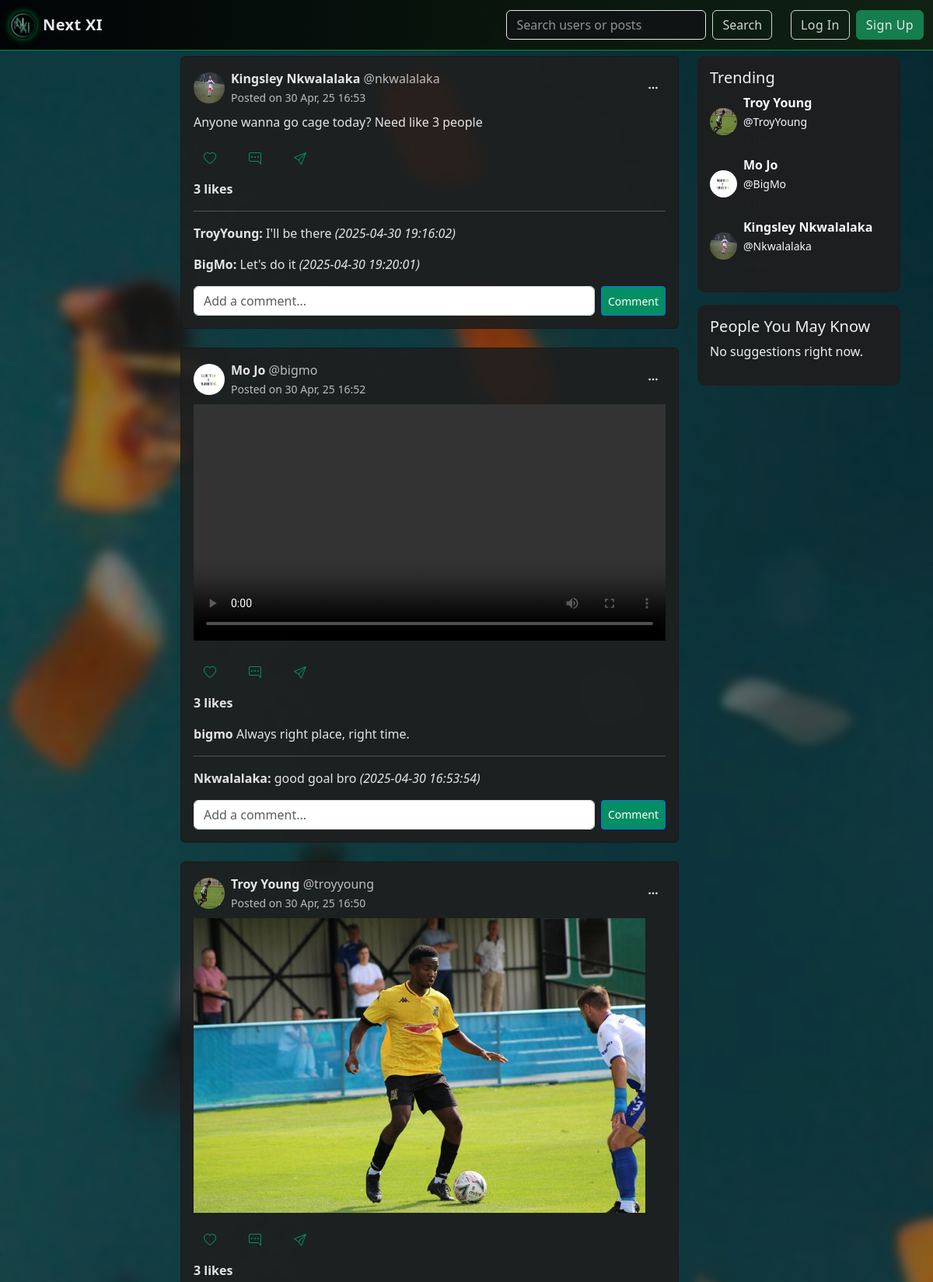
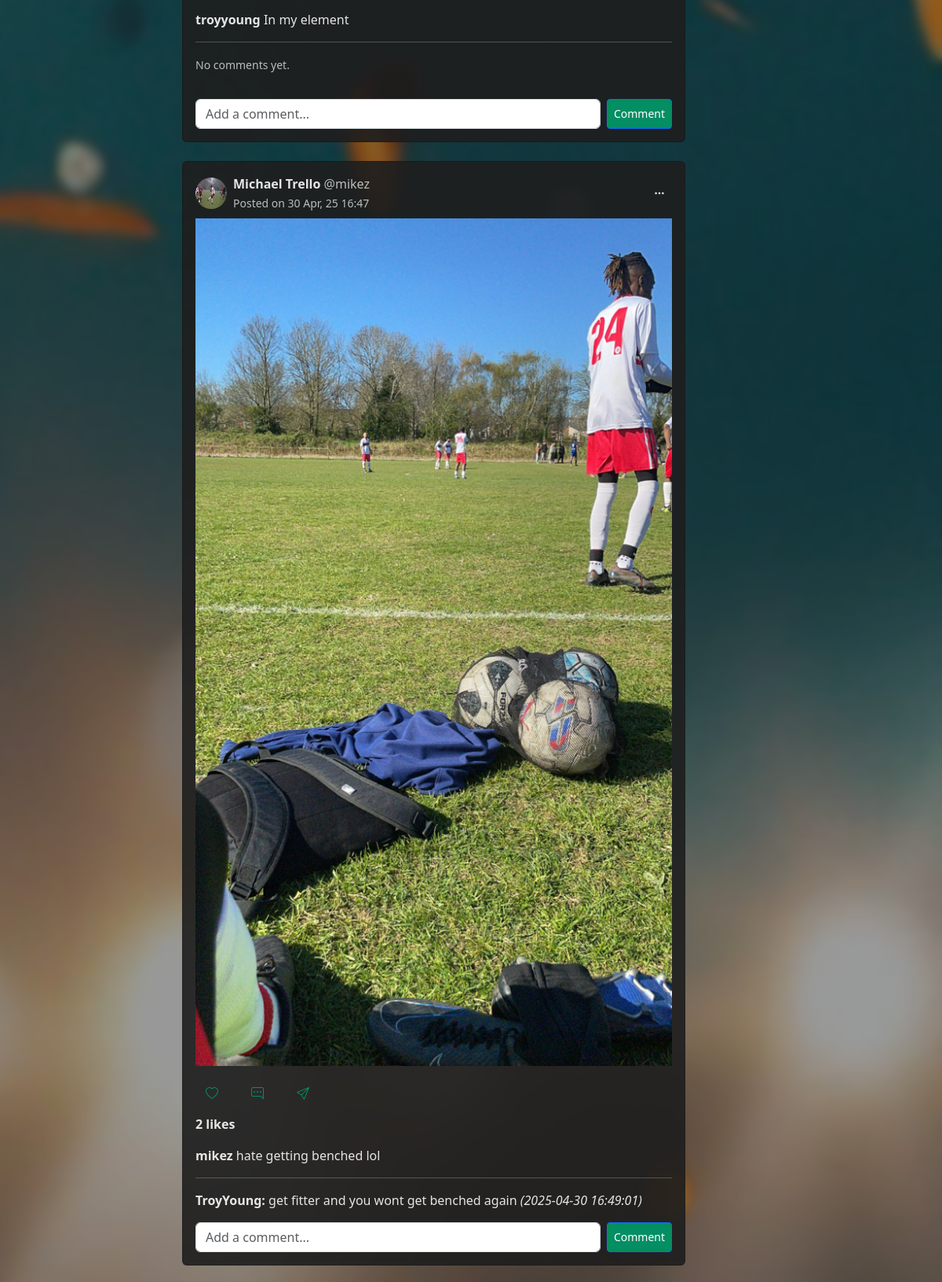
The app's page /feed.php (upper part) with its own data (2 pictures, top to bottom).
### tables this page shows
CREATE TABLE `posts` (
  `id` int(11) NOT NULL,
  `user_id` int(11) NOT NULL,
  `post_type` varchar(20) NOT NULL COMMENT 'Video, image or Text Post',
  `title` varchar(100) NOT NULL,
  `file_path` varchar(255) DEFAULT NULL COMMENT 'Stores the filename /path',
  `text_content` text DEFAULT NULL,
  `created_at` timestamp NOT NULL DEFAULT current_timestamp(),
  `is_highlight` tinyint(1) DEFAULT NULL
);

CREATE TABLE `users` (
  `id` int(11) NOT NULL,
  `username` varchar(50) NOT NULL,
  `name` varchar(100) NOT NULL,
  `email` varchar(50) NOT NULL,
  `password` varchar(255) NOT NULL,
  `created_at` timestamp NOT NULL DEFAULT current_timestamp() ON UPDATE current_timestamp(),
  `user_type` varchar(20) NOT NULL DEFAULT 'player',
  `profile_pic` varchar(255) NOT NULL,
  `banner_pic` varchar(255) NOT NULL
);

CREATE TABLE `comments` (
  `id` int(11) NOT NULL,
  `post_id` int(11) NOT NULL,
  `user_id` int(11) NOT NULL,
  `comment_text` text NOT NULL,
  `created_at` timestamp NOT NULL DEFAULT current_timestamp(),
  `parent_id` int(11) DEFAULT NULL
);

### feed.php (the view, shortened to what this page needs)
<?php
$conn = new mysqli("localhost", "root", "", "projectx_db");
$peopleYouMayKnow = [];
$sql = "SELECT p.id AS postID, p.post_type, p.file_path, p.text_content, p.created_at, p.is_highlight, u.id
        AS user_owner_id, u.username, u.name, u.profile_pic,
          (SELECT COUNT(*) FROM likes l where l.post_id = p.id) AS like_count,
          (SELECT COUNT(*) FROM comments c WHERE c.post_id = p.id) AS comment_count
          from posts p
          JOIN users u ON p.user_id = u.id
          ORDER BY p.created_at DESC";
$result = $conn->query($sql);
?>
<!DOCTYPE html>
<html>
<head>
  <link href="https://cdn.jsdelivr.net/npm/bootstrap@5.3.3/dist/css/bootstrap.min.css" rel="stylesheet"
>
  <link rel="stylesheet" href="https://cdn.jsdelivr.net/npm/bootstrap-icons@1.10.5/font/bootstrap-icons.css" />
  <link rel="stylesheet" href="/ProjectX/css/navbar.css">
</head>
<body>
  <div class="main-content ">
    <?php
    include 'navbar.php'; ?>
    <div class="container pt-4 mt-5">
      <div class="row">
        <div class="offset-md-2 col-md-7">
          <?php
          if ($result && $result->num_rows > 0) {
            while ($row = $result->fetch_assoc()) {
              $postID = $row['postID'];
              $ownerPic = !empty($row['profile_pic']) ? $row['profile_pic'] : 'uploads/profile_pics/Footballer_shooting_b&w.jpg';
              $alreadyLiked = false;
              $commentSql = "SELECT c.comment_text, c.created_at, u.username
                                    FROM comments c
                                    JOIN users u ON c.user_id = u.id
                                    WHERE c.post_id = '$postID'
                             ORDER BY c.created_at ASC
                             LIMIT 2";
              $commentRes = $conn->query($commentSql);
              ?>
              <div class="card mb-4">
                <div class="card-body">
                  <div class="d-flex justify-content-between align-items-center mb-2">
                    <div class="d-flex align-items-center">
                      <img src="<?php echo $ownerPic ?>" alt="Profile" width="40" height="40" class="rounded-circle me-2">
                      <div>
                        <strong><?php echo $row['name']; ?></strong>
                        <span class="custom-muted">@<?php echo strtolower($row['username']); ?></span><br>
                        <small class="custom-muted">
                          Posted on <?php echo date('d M, y H:i', strtotime($row['created_at'])); ?>
                        </small>
                      </div>
                    </div>
                    <div class="dropdown">
                      <button class="btn btn-sm" type="button" data-bs-toggle="dropdown" aria-expanded="false">
                        <i class="bi bi-three-dots"></i>
                      </button>
                    </div>
                  </div>
                  <div style="max-width: 800px;">
                    <div class="mb-3">
                      <?php if ($row['post_type'] == "image"): ?>
                        <img src="<?php echo $row['file_path']; ?>" class="img-fluid" alt="Post Image">
                      <?php elseif ($row['post_type'] == "video"): ?>
                        <video class="w-100" style="max-height: 400px;" controls>
                          <source src="<?php echo $row['file_path']; ?>" type="video/mp4">
                        </video>
                      <?php elseif ($row['post_type'] == "text"): ?>
                        <p><?php echo $row['text_content']; ?></p>
                      <?php endif; ?>
                    </div>
                  </div>
                  <div class="d-flex align-items-center mb-2">
                    <a href="#" class="btn btn-green toggle-like me-3" data-post-id="<?php echo $postID; ?>"
                      data-liked="<?php echo $alreadyLiked ? '1' : '0'; ?>">
                      <i class="bi <?php echo $alreadyLiked ? 'bi-heart-fill text-danger' : 'bi-heart'; ?>"></i>
                    </a>
                    <button class="btn btn-link text-decoration-none me-3">
                      <a href="view_post.php?post_id=<?php echo $postID; ?>">
                        <i class="bi bi-chat-right-dots"></i>
                      </a>
                    </button>
                    <button class="btn btn-link text-decoration-none me-3 share-btn" data-bs-toggle="modal"
                      data-bs-target="#shareModal" data-post-id="<?php echo $postID; ?>">
                      <i class="bi bi-send"></i> </button>
                  </div>
                  <?php
                  $likeCount = $row['like_count'];
                  if ($likeCount == 1) {
                    echo '<p><span id="like-count-' . $postID . '"><strong>1 like</strong></span></p>';
                  } else {
                    echo '<p><span id="like-count-' . $postID . '"><strong>' . $likeCount . ' likes</strong></span></p>';
                  }
                  ?>
                  <?php if (!empty($row['text_content']) && $row['post_type'] != 'text'): ?>
                    <p>
                      <strong><?php echo strtolower($row['username']); ?> </strong>
                      <?php echo $row['text_content']; ?>
                    </p>
                  <?php endif; ?>
                  <hr>
                  <div class="mb-2 comment-section">
                    <?php
                    if ($commentRes && $commentRes->num_rows > 0) {
                      while ($cRow = $commentRes->fetch_assoc()) {
                        echo '<p><b>' . $cRow['username'] . ':</b> ' . $cRow['comment_text'] . ' <i>(' . $cRow['created_at'] . ')</i></p>';
                      }
                    } else {
                      echo '<small class="custom-muted">No comments yet.</small><br><br>';
                    }
                    ?>
                  </div>
                  <form class="d-flex comment-form" action="comments.php" method="POST">
                    <input class="form-control me-2" type="text" name="comment_text" placeholder="Add a comment...">
                    <button class="btn btn-sm btn-primary" type="submit">Comment</button>
                  </form>
                </div>
              </div>
              <?php
            }
          } else {
            echo "<p>No posts found in feed.</p>";
          }
          ?>
        </div>
        <div class="col-md-3">
          <div class="right-bar-wrapper">
            <?php
            $trendingSql = "SELECT p.id AS post_id, p.text_content, p.file_path, p.post_type,
                            u.username, u.name, u.profile_pic,
                            (SELECT COUNT(*) FROM likes WHERE post_id = p.id) AS like_count
                            FROM posts p
                            JOIN users u ON p.user_id = u.id
                            ORDER BY like_count DESC
                            LIMIT 3";
            $trendingRes = $conn->query($trendingSql);
            ?>
            <div class="right-bar p-3 mb-3">
              <h5>Trending</h5>
              <?php if ($trendingRes && $trendingRes->num_rows > 0): ?>
                <?php while ($trend = $trendingRes->fetch_assoc()): ?>
                  <div class="mb-2">
                    <a href="view_post.php?post_id=<?= $trend['post_id'] ?>" class="text-light text-decoration-none">
                      <div class="d-flex align-items-center">
                        <img src="<?= $trend['profile_pic'] ?? 'uploads/profile_pics/Footballer_shooting_b&w.jpg' ?>"
                          width="35" height="35" class="rounded-circle me-2">
                        <div>
                          <strong><?= $trend['name'] ?></strong> <br>
                          <small>@<?= $trend['username'] ?></small> <br>
                          <small class="text-muted"><?= $trend['like_count'] ?> likes</small>
                        </div>
                      </div>
                    </a>
                  </div>
                <?php endwhile; ?>
              <?php else: ?>
                <p>No trending posts yet.</p>
              <?php endif; ?>
            </div>
            <div class="right-bar p-3 mb-3">
              <h5>People You May Know</h5>
              <?php if (!empty($peopleYouMayKnow)): ?>
                <?php foreach ($peopleYouMayKnow as $person): ?>
                  <div class="mb-2">
                    <a href="profile.php?user_id=<?= $person['id'] ?>" class="text-light text-decoration-none">
                      <div class="d-flex align-items-center">
                        <img src="<?= $person['profile_pic'] ?? 'uploads/profile_pics/Footballer_shooting_b&w.jpg' ?>"
                          width="35" height="35" class="rounded-circle me-2">
                        <div>
                          <strong><?= $person['name'] ?></strong><br>
                          <small>@<?= $person['username'] ?></small><br>
                          <small class="text-muted"><?= $person['mutual_count'] ?> mutual follower
                            <?= $person['mutual_count'] > 1 ? 's' : '' ?></small>
                        </div>
                      </div>
                    </a>
                  </div>
                <?php endforeach; ?>
              <?php else: ?>
                <p>No suggestions right now.</p>
              <?php endif; ?>
            </div>
          </div>
        </div>
      </div>
    </div>
  </div>
</body>
</html>

### feed.php (style rules this page uses)
body { background-image: url('/ProjectX/uploads/Trophy_wallpaper_cropped.jpg'); background-size: cover; background-repeat: no-repeat; background-position: center; background-attachment: fixed; margin: 0; padding: 0; position: relative; min-height: 100vh; overflow-x: hidden; }
.main-content { position: relative; z-index: 2; }
.card { background-color: rgba(30, 30, 30, 0.90); color: rgba(240, 240, 240, 0.95); }
.custom-muted { color: white; opacity: 0.7; }
.bi-three-dots { color: rgba(255, 255, 255, 0.9) }
.btn-primary { background-color: #038e63; }
.bi-chat-right-dots, .bi-send, .btn-green { color: #038e63; opacity: 1; }
.right-bar { background-color: rgba(30, 30, 30, 0.94); color: rgba(240, 240, 240, 1); border-radius: 10px; margin-bottom: 15px; }
.right-bar-wrapper { position: sticky; top: 70px; }

### records on screen
posts: user.profile_pic (picture), user.name "Kingsley Nkwalalaka", user.username "nkwalalaka", created_at "30 Apr, 25 16:53", text_content "Anyone wanna go cage today? Need like 3 people", likeCount "3"
comments: user.username "TroyYoung", comment_text "I'll be there", created_at "2025-04-30 19:16:02"
comments: user.username "BigMo", comment_text "Let's do it", created_at "2025-04-30 19:20:01"
posts: user.profile_pic (picture), user.name "Mo Jo", user.username "bigmo", created_at "30 Apr, 25 16:52", likeCount "3", text_content "Always right place, right time."
comments: user.username "Nkwalalaka", comment_text "good goal bro", created_at "2025-04-30 16:53:54"
posts: user.profile_pic (picture), user.name "Troy Young", user.username "troyyoung", created_at "30 Apr, 25 16:50", file_path (picture), likeCount "3", text_content "In my element", shows "No comments yet."
posts: user.profile_pic (picture), user.name "Michael Trello", user.username "mikez", created_at "30 Apr, 25 16:47", file_path (picture), likeCount "2", text_content "hate getting benched lol"
comments: user.username "TroyYoung", comment_text "get fitter and you wont get benched again", created_at "2025-04-30 16:49:01"
posts: user.profile_pic (picture), user.name "Troy Young", user.username "TroyYoung"
posts: user.profile_pic (picture), user.name "Mo Jo", user.username "BigMo"
posts: user.profile_pic (picture), user.name "Kingsley Nkwalalaka", user.username "Nkwalalaka"
